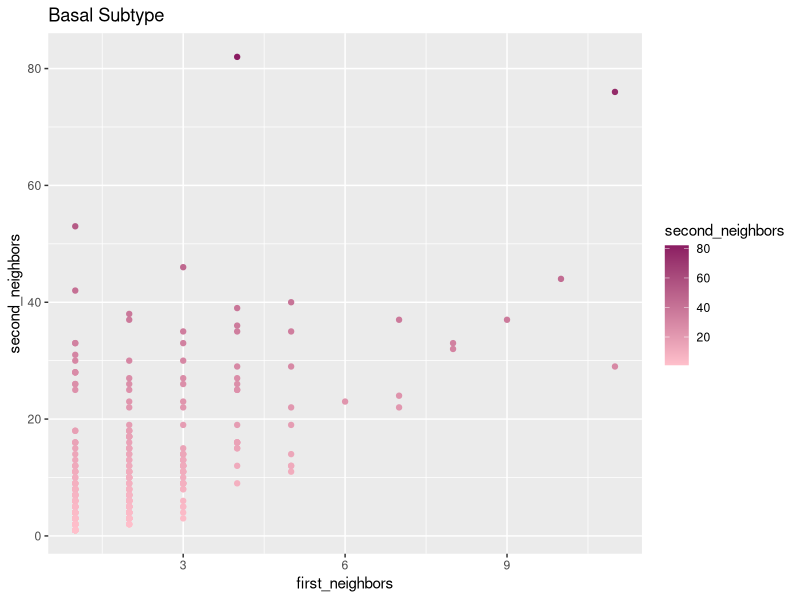
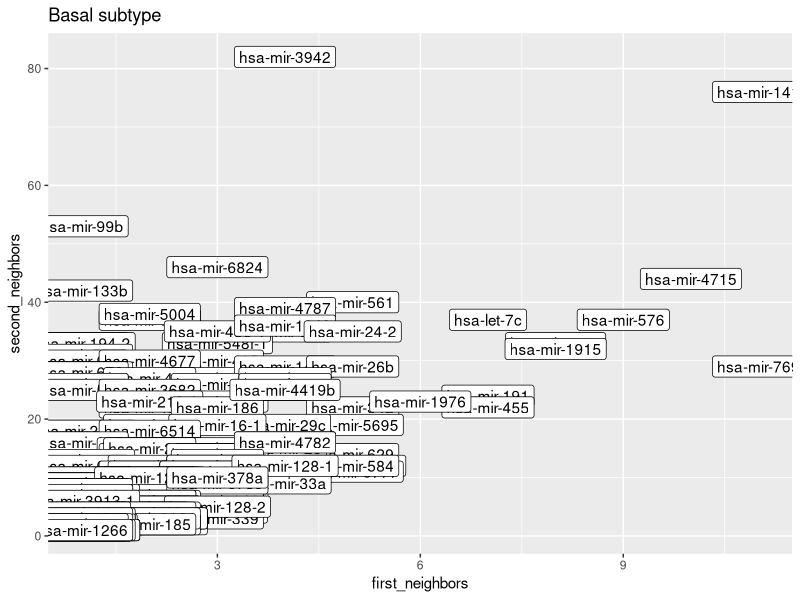

The R script that drew these images, in order:
###############load package#################
require(readr)
require(dplyr)
require(igraph)
require(tidygraph)
require(ggraph)
require(ggplot2)

setwd("~/Documentos/Proyecto/Selección de genes/Búsqueda_fármacos/Conjuntos")

# Load data
basal_data <- read_csv("conjuntos_basal.csv")
# basal_data <- basal_data[, -4]

#Generate bipartite networks
gene_drug <- cbind(basal_data[,1], basal_data[,2])
mir_gene <- cbind(basal_data[,3], basal_data[,1])

# Remove duplicate values
gene_drug <- unique(gene_drug)
mir_gene<-unique(mir_gene)

#Create an igraph object
g1 <- graph_from_data_frame(gene_drug)
g2 <- graph_from_data_frame(mir_gene)

# Generate a tripartite network
g3 = g1 + g2
as_tbl_graph(g3)

#Create dictionary for the network.  
g3 <- g3 %>% as_tbl_graph %>% mutate(tipo = case_when(name %in% unique(gene_drug$Genes)~ "Genes",
                                                      name %in% unique(gene_drug$Farmaco)~ "Farmacos",
                                                      name %in% unique(mir_gene$miRNAs)~ "miRNAs"))


#Count the number of elements in my network
g3 %>%  as_tibble %>% group_by(tipo) %>% count()

# tipo         n
# <chr>    <int>
#  Farmacos   429
#  Genes      523
#  miRNAs     374


# filter first and second neighbors
g3 <- g3 %>% mutate(first_neighbors = local_size(order = 1, mode = "all", mindist = 1))
g3 <- g3 %>% mutate(second_neighbors = local_size(order = 2, mode = "all", mindist = 2))
g3 %>% filter(tipo== "miRNAs")

# Generate scatter plot
g3 %>% filter(tipo== "miRNAs") %>% 
  as_tibble() %>% 
  ggplot() + geom_point(aes(first_neighbors, second_neighbors, 
                            color = second_neighbors)) +
  scale_color_gradient(low = "#FFC0CB", high = "#8B1C62") + 
  labs(title = "Basal Subtype")+
  theme_gray()



g3 %>% filter(tipo== "miRNAs") %>% 
  as_tibble() %>% 
  ggplot() + geom_point(aes(first_neighbors, second_neighbors))+
  geom_label(aes(first_neighbors, second_neighbors, label= name)) +
  labs(title = "Basal subtype")




#Filter miRNAs with higher number of second neighbors
miRNAS <- g3 %>% filter(tipo== "miRNAs") %>% 
  filter(second_neighbors >= 40) %>% 
  pull(name)

miRNAS
# [1] "hsa-mir-3942" "hsa-mir-141"  "hsa-mir-99b"  "hsa-mir-6824" "hsa-mir-561"
# "hsa-mir-4715" [7] "hsa-mir-133b"
names(miRNAS) <- miRNAS

# Get number of first and second neighbors
neighborhood(g3, order = 2, nodes = miRNAS, mindist = 2)
mi_lista <-lapply(miRNAS, FUN = function(i){neighborhood(g3, order = 2
                                              , nodes = i, mindist = 2)})

#Save my list
saveRDS(object = mi_lista, file = "my_list_basal.rds")
#mi_lista_importado <- readRDS(file = "my_list_basal.rds")



#repeat for each subtype
